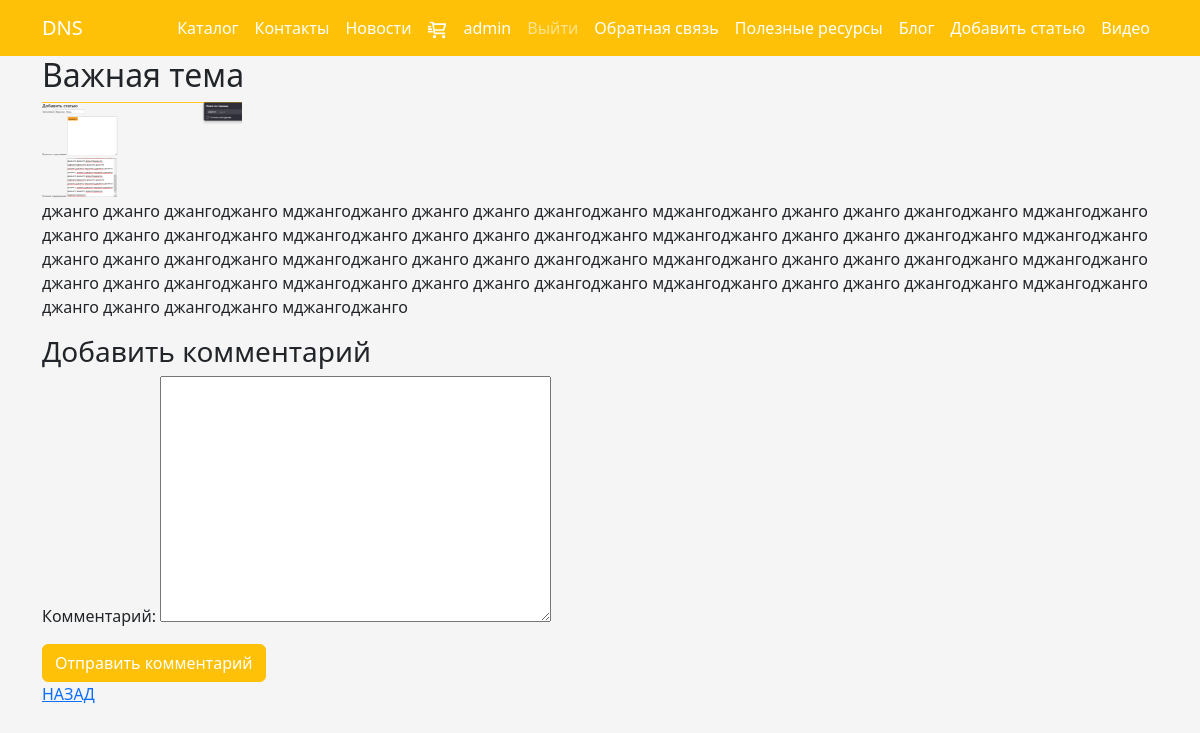
Screenshot of /blogpost/4/ (signed in) with the database file from the repository.
### store/models.py (models this page shows, shortened)
class Blog(models.Model):
    title = models.CharField(max_length=100, unique_for_date='posted', verbose_name='Заголовок')
    author = models.ForeignKey(User, null=True, blank=True, on_delete=models.SET_NULL, verbose_name="Автор")
    description = models.TextField(verbose_name='Краткое содержание')
    content = models.TextField(verbose_name='Полное содержание')
    posted = models.DateTimeField(default=datetime.now(), db_index=True, verbose_name='Опубликована')
    image = models.FileField(default="temp.jpg", verbose_name='Путь к картинке')
    class Meta:
        db_table = 'Posts'
        ordering = ['-posted']
        verbose_name = 'статья блога'
        verbose_name_plural = 'статья блога'

### store/views.py (the view, shortened to what this page needs)
# urls.py: path('blogpost/<int:parametr>/', views.blogpost, name="blogpost"),
def blogpost(request, parametr):
    assert isinstance(request, HttpRequest)
    post_1 = Blog.objects.get(id=parametr)
    comments = Comment.objects.filter(post=parametr)
    form = CommentForm()
    return render(
        request,
        'store/blogpost.html',
        {
            'post_1': post_1,
            'comments': comments,
            'form': form,
            'year': datetime.now().year,
        }
    )

### store/forms.py
class CommentForm(forms.ModelForm):
    class Meta:
        model = Comment
        fields = ("text",)
        labels = {"text": "Комментарий"}

### store/templates/store/blogpost.html (shortened to what this page needs)
{% extends 'store/main.html' %}
{% load static %}
{% block content %}
    <div>
        <div class="">
            <h2>{{ post_1.title }}</h2>
            {% if post_1.image and post_1.image.url != "/media/temp.jpg" %}
                <img src="{{ post_1.image.url }}" alt="img" width="200">
            {% endif %}
        </div>
        <p>{{ post_1.content|linebreaksbr }}</p>
        {% if user.is_authenticated %}
            <h3>Добавить комментарий</h3>
            <form method="post">
                <div>
                    {{ form.as_p }}
                    <button type="submit" class="btn btn-warning text-white">Отправить комментарий</button>
                    <p><a href="{% url 'blog' %}">НАЗАД</a></p>
                </div>
            </form>
        {% endif %}
        <br/>
    </div>
{% endblock %}

### store/templates/store/main.html (shortened to what this page needs)
<!DOCTYPE html>
{% load static %}
<html lang="en">
<head>
    <link href="https://cdn.jsdelivr.net/npm/bootstrap@5.3.2/dist/css/bootstrap.min.css" rel="stylesheet"
>
    <link rel="stylesheet" type="text/css" href="{% static 'css/main.css' %}">
</head>
<body>
<nav class="navbar bg-warning navbar-expand-lg" data-bs-theme="dark">
    <div class="container">
        <a class="navbar-brand" href={% url 'store' %}>DNS</a>
        <div class="d-flex justify-content-center">
            <div class="collapse navbar-collapse" id="navbarSupportedContent">
                <ul class="navbar-nav me-auto mb-2 mb-lg-0">
                    <li class="nav-item">
                        <a class="nav-link active" aria-current="page" href={% url 'catalog' %}>Каталог</a>
                    </li>
                    <li class="nav-item">
                        <a class="nav-link active" aria-current="page" href={% url 'contact' %}>Контакты</a>
                    </li>
                    <li class="nav-item dropdown">
                        <a class="nav-link active" aria-current="page" href={% url 'news' %}>Новости</a>
                    </li>
                    <li class="nav-item dropdown">
                        <a class="nav-link active" aria-current="page" href={% url 'cart' %}>
                            <img src="{% static 'images/cart.svg' %}" alt="cart" width="20" height="20">
                    </li>
                    {% if user.is_authenticated %}
                        <li class="nav-item dropdown">
                            <a class="nav-link active" href={% url 'store' %}>{{ user.username }}</a>
                        </li>
                        <li class="nav-item">
                            <a class="nav-link" href="{% url 'logout' %}">Выйти</a>
                        </li>
                    {% endif %}
                    <li class="nav-item dropdown">
                        <a class="nav-link active" aria-current="page" href={% url 'pool' %}>
                            Обратная связь
                    </li>
                    <li class="nav-item dropdown">
                        <a class="nav-link active" aria-current="page" href={% url 'resurs' %}>
                            Полезные ресурсы
                    </li>
                    <li class="nav-item dropdown">
                        <a class="nav-link active" aria-current="page" href={% url 'blog' %}>
                            Блог
                    </li>
                    {% if user.is_superuser %}
                        <li class="nav-item dropdown">
                            <a class="nav-link active" aria-current="page" href={% url 'newpost' %}>
                                Добавить статью
                        </li>
                    {% endif %}
                    <li class="nav-item dropdown">
                        <a class="nav-link active" aria-current="page" href={% url 'videopost' %}>
                            Видео
                    </li>
                </ul>
            </div>
        </div>
    </div>
</nav>
<div class="container">
    {% block content %}
    {% endblock %}
</div>
</body>
</html>

### static/css/main.css (style rules this page uses)
body { background-color: whitesmoke; }

### rows the page displays
Blog: title "Важная тема", image (picture), content "джанго джанго джангоджанго мджангоджанго джанго джанго джангоджанго мджангоджанго джанго джанго джангоджанго мджангоджанго джанго джанго джангоджанго мджангоджанго джанго джанго джангоджанго мджангоджанго джанго джанго джангоджанго мджангоджанго джанго джанго джангоджанго мджангоджанго джанго джанго джангоджанго мджангоджанго джанго джанго джангоджанго мджангоджанго джанго джанго джангоджанго мджангоджанго джанго джанго джангоджанго мджангоджанго джанго джанго джангоджанго мджангоджанго джанго джанго джангоджанго мджангоджанго"

### other values shown
{{ user.username }} "admin"
